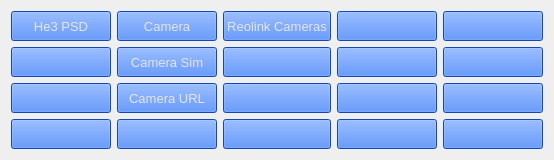
     <widget class="QWidget" name="Detectors">
      <attribute name="title">
       <string>Detectors</string>
      </attribute>
      <layout class="QGridLayout" name="gridLayout_2">
       <item row="0" column="0">
        <widget class="PyDMRelatedDisplayButton" name="PyDMRelatedDisplayButton_23">
         <property name="minimumSize">
          <size>
           <width>100</width>
           <height>30</height>
          </size>
         </property>
         <property name="font">
          <font>
           <pointsize>10</pointsize>
          </font>
         </property>
         <property name="toolTip">
          <string/>
         </property>
         <property name="styleSheet">
          <string notr="true">color: rgb(228, 228, 228);
background-color: rgb(25, 102, 255);</string>
         </property>
         <property name="text">
          <string>He3 PSD</string>
         </property>
         <property name="filenames" stdset="0">
          <stringlist>
           <string>he3_detector_config.ui</string>
           <string>he3_detector_viewer.ui</string>
           <string>he3_detector_viewer.ui</string>
          </stringlist>
         </property>
         <property name="titles" stdset="0">
          <stringlist>
           <string>Detector Config</string>
           <string>Detector 0 Viewer</string>
           <string>Detector 7 Viewer</string>
          </stringlist>
         </property>
         <property name="showIcon" stdset="0">
          <bool>false</bool>
         </property>
         <property name="macros" stdset="0">
          <stringlist>
           <string>R=he3PSD:</string>
           <string>R=he3PSD:,DN=0</string>
           <string>R=he3PSD:,DN=7</string>
          </stringlist>
         </property>
         <property name="openInNewWindow" stdset="0">
          <bool>true</bool>
         </property>
        </widget>
       </item>
       <item row="0" column="1">
        <widget class="PyDMRelatedDisplayButton" name="PyDMRelatedDisplayButton_29">
         <property name="minimumSize">
          <size>
           <width>100</width>
           <height>30</height>
          </size>
         </property>
         <property name="font">
          <font>
           <pointsize>10</pointsize>
          </font>
         </property>
         <property name="toolTip">
          <string/>
         </property>
         <property name="styleSheet">
          <string notr="true">color: rgb(228, 228, 228);
background-color: rgb(25, 102, 255);</string>
         </property>
         <property name="text">
          <string>Camera</string>
         </property>
         <property name="filenames" stdset="0">
          <stringlist>
           <string>ADZWO.ui</string>
           <string>ADQHY.ui</string>
           <string>cam.ui</string>
          </stringlist>
         </property>
         <property name="titles" stdset="0">
          <stringlist>
           <string>ZWO Camera Settings</string>
           <string>QHY Camera Settings</string>
           <string>Camera Viewer</string>
          </stringlist>
         </property>
         <property name="showIcon" stdset="0">
          <bool>false</bool>
         </property>
         <property name="macros" stdset="0">
          <stringlist>
           <string>R=cam1:</string>
           <string>R=cam1:</string>
           <string>R=cam1:,im=image1:</string>
          </stringlist>
         </property>
         <property name="openInNewWindow" stdset="0">
          <bool>true</bool>
         </property>
        </widget>
       </item>
       <item row="0" column="2">
        <widget class="PyDMRelatedDisplayButton" name="PyDMRelatedDisplayButton_34">
         <property name="minimumSize">
          <size>
           <width>100</width>
           <height>30</height>
          </size>
         </property>
         <property name="font">
          <font>
           <pointsize>10</pointsize>
          </font>
         </property>
         <property name="toolTip">
          <string/>
         </property>
         <property name="styleSheet">
          <string notr="true">color: rgb(228, 228, 228);
background-color: rgb(25, 102, 255);</string>
         </property>
         <property name="text">
          <string>Reolink Cameras</string>
         </property>
         <property name="toolTip">
          <string>Open the two-camera ADReolink video and PTZ controls</string>
         </property>
         <property name="filenames" stdset="0">
          <stringlist>
           <string>reolink_cameras.py</string>
          </stringlist>
         </property>
         <property name="titles" stdset="0">
          <stringlist>
           <string>Reolink Camera Viewer</string>
          </stringlist>
         </property>
         <property name="macros" stdset="0">
          <stringlist>
           <string>P=${P}</string>
          </stringlist>
         </property>
         <property name="showIcon" stdset="0">
          <bool>false</bool>
         </property>
         <property name="openInNewWindow" stdset="0">
          <bool>true</bool>
         </property>
        </widget>
       </item>
       <item row="0" column="3">
        <widget class="PyDMRelatedDisplayButton" name="PyDMRelatedDisplayButton_35">
         <property name="minimumSize">
          <size>
           <width>100</width>
           <height>30</height>
          </size>
         </property>
         <property name="font">
          <font>
           <pointsize>10</pointsize>
          </font>
         </property>
         <property name="toolTip">
          <string/>
         </property>
         <property name="styleSheet">
          <string notr="true">color: rgb(228, 228, 228);
background-color: rgb(25, 102, 255);</string>
         </property>
         <property name="showIcon" stdset="0">
          <bool>false</bool>
         </property>
         <property name="openInNewWindow" stdset="0">
          <bool>true</bool>
         </property>
        </widget>
       </item>
       <item row="0" column="4">
        <widget class="PyDMRelatedDisplayButton" name="PyDMRelatedDisplayButton_39">
         <property name="minimumSize">
          <size>
           <width>100</width>
           <height>30</height>
          </size>
         </property>
         <property name="font">
          <font>
           <pointsize>10</pointsize>
          </font>
         </property>
         <property name="toolTip">
          <string/>
         </property>
         <property name="styleSheet">
          <string notr="true">color: rgb(228, 228, 228);
background-color: rgb(25, 102, 255);</string>
         </property>
         <property name="showIcon" stdset="0">
          <bool>false</bool>
         </property>
         <property name="openInNewWindow" stdset="0">
          <bool>true</bool>
         </property>
        </widget>
       </item>
       <item row="1" column="0">
        <widget class="PyDMRelatedDisplayButton" name="PyDMRelatedDisplayButton_24">
         <property name="minimumSize">
          <size>
           <width>100</width>
           <height>30</height>
          </size>
         </property>
         <property name="font">
          <font>
           <pointsize>10</pointsize>
          </font>
         </property>
         <property name="toolTip">
          <string/>
         </property>
         <property name="styleSheet">
          <string notr="true">color: rgb(228, 228, 228);
background-color: rgb(25, 102, 255);</string>
         </property>
         <property name="showIcon" stdset="0">
          <bool>false</bool>
         </property>
         <property name="openInNewWindow" stdset="0">
          <bool>true</bool>
         </property>
        </widget>
       </item>
       <item row="1" column="1">
        <widget class="PyDMRelatedDisplayButton" name="PyDMRelatedDisplayButton_27">
         <property name="minimumSize">
          <size>
           <width>100</width>
           <height>30</height>
          </size>
         </property>
         <property name="font">
          <font>
           <pointsize>10</pointsize>
          </font>
         </property>
         <property name="toolTip">
          <string/>
         </property>
         <property name="styleSheet">
          <string notr="true">color: rgb(228, 228, 228);
background-color: rgb(25, 102, 255);</string>
         </property>
         <property name="text">
          <string>Camera Sim</string>
         </property>
         <property name="filenames" stdset="0">
          <stringlist>
           <string>ADBase.ui</string>
           <string>cam.ui</string>
          </stringlist>
         </property>
         <property name="titles" stdset="0">
          <stringlist>
           <string>Sim Camera General</string>
           <string>Sim Camera Viewer</string>
          </stringlist>
         </property>
         <property name="showIcon" stdset="0">
          <bool>false</bool>
         </property>
         <property name="macros" stdset="0">
          <stringlist>
           <string>R=camsim1:</string>
           <string>R=camsim1:</string>
          </stringlist>
         </property>
         <property name="openInNewWindow" stdset="0">
          <bool>true</bool>
         </property>
        </widget>
       </item>
       <item row="1" column="2">
        <widget class="PyDMRelatedDisplayButton" name="PyDMRelatedDisplayButton_31">
         <property name="minimumSize">
          <size>
           <width>100</width>
           <height>30</height>
          </size>
         </property>
         <property name="font">
          <font>
           <pointsize>10</pointsize>
          </font>
         </property>
         <property name="toolTip">
          <string/>
         </property>
         <property name="styleSheet">
          <string notr="true">color: rgb(228, 228, 228);
background-color: rgb(25, 102, 255);</string>
         </property>
         <property name="showIcon" stdset="0">
          <bool>false</bool>
         </property>
         <property name="openInNewWindow" stdset="0">
          <bool>true</bool>
         </property>
        </widget>
       </item>
       <item row="1" column="3">
        <widget class="PyDMRelatedDisplayButton" name="PyDMRelatedDisplayButton_36">
         <property name="minimumSize">
          <size>
           <width>100</width>
           <height>30</height>
          </size>
         </property>
         <property name="font">
          <font>
           <pointsize>10</pointsize>
          </font>
         </property>
         <property name="toolTip">
          <string/>
         </property>
         <property name="styleSheet">
          <string notr="true">color: rgb(228, 228, 228);
background-color: rgb(25, 102, 255);</string>
         </property>
         <property name="showIcon" stdset="0">
          <bool>false</bool>
         </property>
         <property name="openInNewWindow" stdset="0">
          <bool>true</bool>
         </property>
        </widget>
       </item>
       <item row="1" column="4">
        <widget class="PyDMRelatedDisplayButton" name="PyDMRelatedDisplayButton_42">
         <property name="minimumSize">
          <size>
           <width>100</width>
           <height>30</height>
          </size>
         </property>
         <property name="font">
          <font>
           <pointsize>10</pointsize>
          </font>
         </property>
         <property name="toolTip">
          <string/>
         </property>
         <property name="styleSheet">
          <string notr="true">color: rgb(228, 228, 228);
background-color: rgb(25, 102, 255);</string>
         </property>
         <property name="showIcon" stdset="0">
          <bool>false</bool>
         </property>
         <property name="openInNewWindow" stdset="0">
          <bool>true</bool>
         </property>
        </widget>
       </item>
       <item row="2" column="0">
        <widget class="PyDMRelatedDisplayButton" name="PyDMRelatedDisplayButton_26">
         <property name="minimumSize">
          <size>
           <width>100</width>
           <height>30</height>
          </size>
         </property>
         <property name="font">
          <font>
           <pointsize>10</pointsize>
          </font>
         </property>
         <property name="toolTip">
          <string/>
         </property>
         <property name="styleSheet">
          <string notr="true">color: rgb(228, 228, 228);
background-color: rgb(25, 102, 255);</string>
         </property>
         <property name="showIcon" stdset="0">
          <bool>false</bool>
         </property>
         <property name="openInNewWindow" stdset="0">
          <bool>true</bool>
         </property>
        </widget>
       </item>
       <item row="2" column="1">
        <widget class="PyDMRelatedDisplayButton" name="PyDMRelatedDisplayButton_28">
         <property name="minimumSize">
          <size>
           <width>100</width>
           <height>30</height>
          </size>
         </property>
         <property name="font">
          <font>
           <pointsize>10</pointsize>
          </font>
         </property>
         <property name="toolTip">
          <string/>
         </property>
         <property name="styleSheet">
          <string notr="true">color: rgb(228, 228, 228);
background-color: rgb(25, 102, 255);</string>
         </property>
         <property name="text">
          <string>Camera URL</string>
         </property>
         <property name="filenames" stdset="0">
          <stringlist>
           <string>URLDriver.ui</string>
           <string>URLDriverSetup.ui</string>
           <string>cam_url.ui</string>
          </stringlist>
         </property>
         <property name="titles" stdset="0">
          <stringlist>
           <string>URL Driver</string>
           <string>URL Driver Setup</string>
           <string>URL Viewer</string>
          </stringlist>
         </property>
         <property name="showIcon" stdset="0">
          <bool>false</bool>
         </property>
         <property name="macros" stdset="0">
          <stringlist>
           <string>R=camURL:</string>
           <string>R=camURL:</string>
           <string>P=${P},R=camURL:,im=urlimage1:</string>
          </stringlist>
         </property>
         <property name="openInNewWindow" stdset="0">
          <bool>true</bool>
         </property>
        </widget>
       </item>
       <item row="2" column="2">
        <widget class="PyDMRelatedDisplayButton" name="PyDMRelatedDisplayButton_33">
         <property name="minimumSize">
          <size>
           <width>100</width>
           <height>30</height>
          </size>
         </property>
         <property name="font">
          <font>
           <pointsize>10</pointsize>
          </font>
         </property>
         <property name="toolTip">
          <string/>
         </property>
         <property name="styleSheet">
          <string notr="true">color: rgb(228, 228, 228);
background-color: rgb(25, 102, 255);</string>
         </property>
         <property name="showIcon" stdset="0">
          <bool>false</bool>
         </property>
         <property name="openInNewWindow" stdset="0">
          <bool>true</bool>
         </property>
        </widget>
       </item>
       <item row="2" column="3">
        <widget class="PyDMRelatedDisplayButton" name="PyDMRelatedDisplayButton_32">
         <property name="minimumSize">
          <size>
           <width>100</width>
           <height>30</height>
          </size>
         </property>
         <property name="font">
          <font>
           <pointsize>10</pointsize>
          </font>
         </property>
         <property name="toolTip">
          <string/>
         </property>
         <property name="styleSheet">
          <string notr="true">color: rgb(228, 228, 228);
background-color: rgb(25, 102, 255);</string>
         </property>
         <property name="showIcon" stdset="0">
          <bool>false</bool>
         </property>
         <property name="openInNewWindow" stdset="0">
          <bool>true</bool>
         </property>
        </widget>
       </item>
       <item row="2" column="4">
        <widget class="PyDMRelatedDisplayButton" name="PyDMRelatedDisplayButton_40">
         <property name="minimumSize">
          <size>
           <width>100</width>
           <height>30</height>
          </size>
         </property>
         <property name="font">
          <font>
           <pointsize>10</pointsize>
          </font>
         </property>
         <property name="toolTip">
          <string/>
         </property>
         <property name="styleSheet">
          <string notr="true">color: rgb(228, 228, 228);
background-color: rgb(25, 102, 255);</string>
         </property>
         <property name="showIcon" stdset="0">
          <bool>false</bool>
         </property>
         <property name="openInNewWindow" stdset="0">
          <bool>true</bool>
         </property>
        </widget>
       </item>
       <item row="3" column="0">
        <widget class="PyDMRelatedDisplayButton" name="PyDMRelatedDisplayButton_25">
         <property name="minimumSize">
          <size>
           <width>100</width>
           <height>30</height>
          </size>
         </property>
         <property name="font">
          <font>
           <pointsize>10</pointsize>
          </font>
         </property>
         <property name="toolTip">
          <string/>
         </property>
         <property name="styleSheet">
          <string notr="true">color: rgb(228, 228, 228);
background-color: rgb(25, 102, 255);</string>
         </property>
         <property name="showIcon" stdset="0">
          <bool>false</bool>
         </property>
         <property name="openInNewWindow" stdset="0">
          <bool>true</bool>
         </property>
        </widget>
       </item>
       <item row="3" column="1">
        <widget class="PyDMRelatedDisplayButton" name="PyDMRelatedDisplayButton_30">
         <property name="minimumSize">
          <size>
           <width>100</width>
           <height>30</height>
          </size>
         </property>
         <property name="font">
          <font>
           <pointsize>10</pointsize>
          </font>
         </property>
         <property name="toolTip">
          <string/>
         </property>
         <property name="styleSheet">
          <string notr="true">color: rgb(228, 228, 228);
background-color: rgb(25, 102, 255);</string>
         </property>
         <property name="showIcon" stdset="0">
          <bool>false</bool>
         </property>
         <property name="openInNewWindow" stdset="0">
          <bool>true</bool>
         </property>
        </widget>
       </item>
       <item row="3" column="2">
        <widget class="PyDMRelatedDisplayButton" name="PyDMRelatedDisplayButton_38">
         <property name="minimumSize">
          <size>
           <width>100</width>
           <height>30</height>
          </size>
         </property>
         <property name="font">
          <font>
           <pointsize>10</pointsize>
          </font>
         </property>
         <property name="toolTip">
          <string/>
         </property>
         <property name="styleSheet">
          <string notr="true">color: rgb(228, 228, 228);
background-color: rgb(25, 102, 255);</string>
         </property>
         <property name="showIcon" stdset="0">
          <bool>false</bool>
         </property>
         <property name="openInNewWindow" stdset="0">
          <bool>true</bool>
         </property>
        </widget>
       </item>
       <item row="3" column="3">
        <widget class="PyDMRelatedDisplayButton" name="PyDMRelatedDisplayButton_37">
         <property name="minimumSize">
          <size>
           <width>100</width>
           <height>30</height>
          </size>
         </property>
         <property name="font">
          <font>
           <pointsize>10</pointsize>
          </font>
         </property>
         <property name="toolTip">
          <string/>
         </property>
         <property name="styleSheet">
          <string notr="true">color: rgb(228, 228, 228);
background-color: rgb(25, 102, 255);</string>
         </property>
         <property name="showIcon" stdset="0">
          <bool>false</bool>
         </property>
         <property name="openInNewWindow" stdset="0">
          <bool>true</bool>
         </property>
        </widget>
       </item>
       <item row="3" column="4">
        <widget class="PyDMRelatedDisplayButton" name="PyDMRelatedDisplayButton_41">
         <property name="minimumSize">
          <size>
           <width>100</width>
           <height>30</height>
          </size>
         </property>
         <property name="font">
          <font>
           <pointsize>10</pointsize>
          </font>
         </property>
         <property name="toolTip">
          <string/>
         </property>
         <property name="styleSheet">
          <string notr="true">color: rgb(228, 228, 228);
background-color: rgb(25, 102, 255);</string>
         </property>
         <property name="showIcon" stdset="0">
          <bool>false</bool>
         </property>
         <property name="openInNewWindow" stdset="0">
          <bool>true</bool>
         </property>
        </widget>
       </item>
      </layout>
     </widget>
